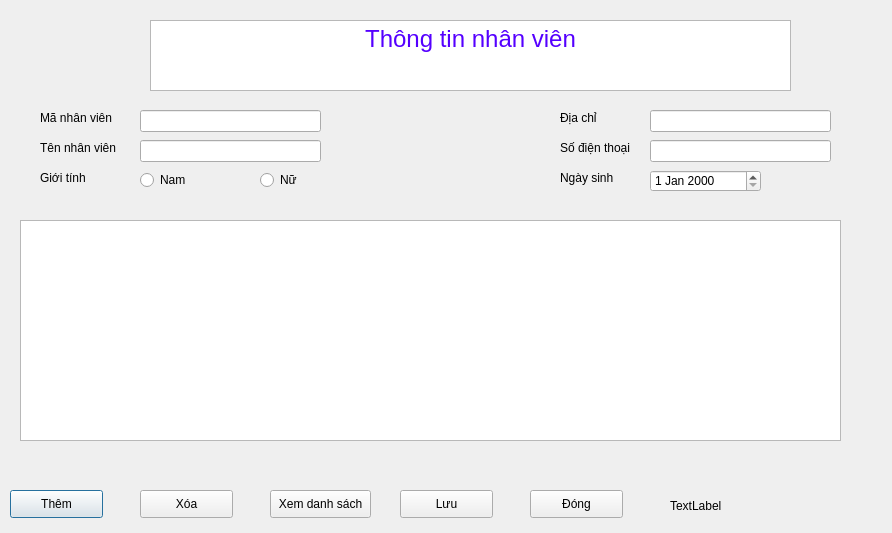
<?xml version="1.0" encoding="UTF-8"?>
<ui version="4.0">
 <class>ThongTinNhanVien</class>
 <widget class="QDialog" name="ThongTinNhanVien">
  <property name="geometry">
   <rect>
    <x>0</x>
    <y>0</y>
    <width>892</width>
    <height>533</height>
   </rect>
  </property>
  <property name="windowTitle">
   <string>Thông tin nhân viên</string>
  </property>
  <widget class="QTextBrowser" name="textBrowser">
   <property name="geometry">
    <rect>
     <x>150</x>
     <y>20</y>
     <width>641</width>
     <height>71</height>
    </rect>
   </property>
   <property name="html">
    <string>&lt;!DOCTYPE HTML PUBLIC &quot;-//W3C//DTD HTML 4.0//EN&quot; &quot;http://www.w3.org/TR/REC-html40/strict.dtd&quot;&gt;
&lt;html&gt;&lt;head&gt;&lt;meta name=&quot;qrichtext&quot; content=&quot;1&quot; /&gt;&lt;style type=&quot;text/css&quot;&gt;
p, li { white-space: pre-wrap; }
&lt;/style&gt;&lt;/head&gt;&lt;body style=&quot; font-family:'MS Shell Dlg 2'; font-size:7.8pt; font-weight:400; font-style:normal;&quot;&gt;
&lt;p align=&quot;center&quot; style=&quot; margin-top:12px; margin-bottom:12px; margin-left:0px; margin-right:0px; -qt-block-indent:0; text-indent:0px;&quot;&gt;&lt;span style=&quot; font-size:18pt; color:#5500ff;&quot;&gt;Thông tin nhân viên&lt;/span&gt;&lt;/p&gt;&lt;/body&gt;&lt;/html&gt;</string>
   </property>
  </widget>
  <widget class="QDateEdit" name="dateEdit_NgaySinh">
   <property name="geometry">
    <rect>
     <x>650</x>
     <y>170</y>
     <width>111</width>
     <height>22</height>
    </rect>
   </property>
  </widget>
  <widget class="QLabel" name="label">
   <property name="geometry">
    <rect>
     <x>40</x>
     <y>110</y>
     <width>91</width>
     <height>16</height>
    </rect>
   </property>
   <property name="text">
    <string>Mã nhân viên</string>
   </property>
  </widget>
  <widget class="QLabel" name="label_2">
   <property name="geometry">
    <rect>
     <x>40</x>
     <y>140</y>
     <width>91</width>
     <height>16</height>
    </rect>
   </property>
   <property name="text">
    <string>Tên nhân viên</string>
   </property>
  </widget>
  <widget class="QLabel" name="label_3">
   <property name="geometry">
    <rect>
     <x>560</x>
     <y>110</y>
     <width>55</width>
     <height>16</height>
    </rect>
   </property>
   <property name="text">
    <string>Địa chỉ</string>
   </property>
  </widget>
  <widget class="QLabel" name="label_7">
   <property name="geometry">
    <rect>
     <x>40</x>
     <y>170</y>
     <width>55</width>
     <height>16</height>
    </rect>
   </property>
   <property name="text">
    <string>Giới tính</string>
   </property>
  </widget>
  <widget class="QLabel" name="label_8">
   <property name="geometry">
    <rect>
     <x>560</x>
     <y>140</y>
     <width>91</width>
     <height>16</height>
    </rect>
   </property>
   <property name="text">
    <string>Số điện thoại</string>
   </property>
  </widget>
  <widget class="QLabel" name="label_9">
   <property name="geometry">
    <rect>
     <x>560</x>
     <y>170</y>
     <width>61</width>
     <height>16</height>
    </rect>
   </property>
   <property name="text">
    <string>Ngày sinh</string>
   </property>
  </widget>
  <widget class="QLineEdit" name="lineEdit_MaNhanVien">
   <property name="geometry">
    <rect>
     <x>140</x>
     <y>110</y>
     <width>181</width>
     <height>22</height>
    </rect>
   </property>
  </widget>
  <widget class="QLineEdit" name="lineEdit_TenNhanVien">
   <property name="geometry">
    <rect>
     <x>140</x>
     <y>140</y>
     <width>181</width>
     <height>22</height>
    </rect>
   </property>
  </widget>
  <widget class="QLineEdit" name="lineEdit_DiaChi">
   <property name="geometry">
    <rect>
     <x>650</x>
     <y>110</y>
     <width>181</width>
     <height>22</height>
    </rect>
   </property>
  </widget>
  <widget class="QLineEdit" name="lineEdit_SoDienThoai">
   <property name="geometry">
    <rect>
     <x>650</x>
     <y>140</y>
     <width>181</width>
     <height>22</height>
    </rect>
   </property>
  </widget>
  <widget class="QRadioButton" name="radioButton_Nam">
   <property name="geometry">
    <rect>
     <x>140</x>
     <y>170</y>
     <width>61</width>
     <height>20</height>
    </rect>
   </property>
   <property name="text">
    <string>Nam</string>
   </property>
  </widget>
  <widget class="QRadioButton" name="radioButton_Nu">
   <property name="geometry">
    <rect>
     <x>260</x>
     <y>170</y>
     <width>61</width>
     <height>20</height>
    </rect>
   </property>
   <property name="text">
    <string>Nữ</string>
   </property>
  </widget>
  <widget class="QPushButton" name="pushButton_Them">
   <property name="geometry">
    <rect>
     <x>10</x>
     <y>490</y>
     <width>93</width>
     <height>28</height>
    </rect>
   </property>
   <property name="text">
    <string>Thêm</string>
   </property>
  </widget>
  <widget class="QPushButton" name="pushButton_2">
   <property name="geometry">
    <rect>
     <x>140</x>
     <y>490</y>
     <width>93</width>
     <height>28</height>
    </rect>
   </property>
   <property name="text">
    <string>Xóa</string>
   </property>
  </widget>
  <widget class="QPushButton" name="pushButton_XemDanhSach">
   <property name="geometry">
    <rect>
     <x>270</x>
     <y>490</y>
     <width>101</width>
     <height>28</height>
    </rect>
   </property>
   <property name="text">
    <string>Xem danh sách</string>
   </property>
  </widget>
  <widget class="QPushButton" name="pushButton_4">
   <property name="geometry">
    <rect>
     <x>400</x>
     <y>490</y>
     <width>93</width>
     <height>28</height>
    </rect>
   </property>
   <property name="text">
    <string>Lưu</string>
   </property>
  </widget>
  <widget class="QPushButton" name="pushButton_5">
   <property name="geometry">
    <rect>
     <x>530</x>
     <y>490</y>
     <width>93</width>
     <height>28</height>
    </rect>
   </property>
   <property name="text">
    <string>Đóng</string>
   </property>
  </widget>
  <widget class="QLabel" name="label_ThongTinNhanVien">
   <property name="geometry">
    <rect>
     <x>670</x>
     <y>496</y>
     <width>201</width>
     <height>20</height>
    </rect>
   </property>
   <property name="text">
    <string>TextLabel</string>
   </property>
  </widget>
  <widget class="QTableView" name="tableView_ThongTinNhanVien">
   <property name="geometry">
    <rect>
     <x>20</x>
     <y>220</y>
     <width>821</width>
     <height>221</height>
    </rect>
   </property>
  </widget>
 </widget>
 <resources/>
 <connections/>
</ui>
